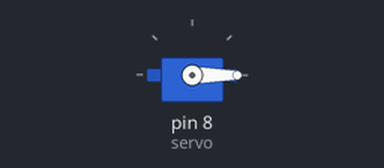
The sketch below on a simulated Arduino Uno, built with avr-gcc and run on an emulated ATmega328P. Parts: servo.

Above: at 0.05 s.
At 2.05 s:
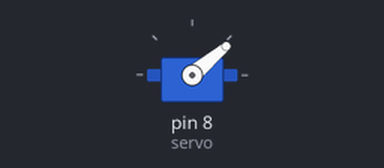
At 4.05 s:
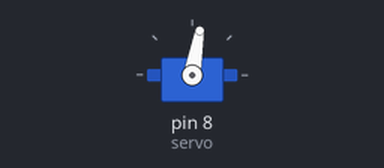
At 8.1 s:
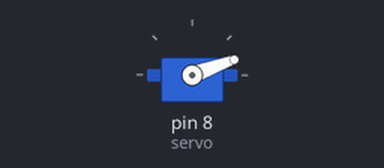
Timing chart, 0 to 11.8 s (numbered marks = the images above):
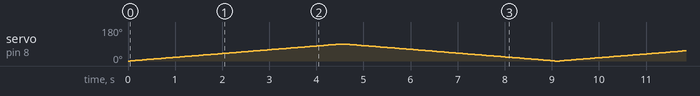

The sketch:

servo_motor.ino
```cpp
#include <Servo.h>  //red = vcc ,brown = ground,yellow = data
Servo servo;
int angle=0;
void setup()
{
  servo.attach(8);
  servo.write(angle);
}
void loop()
{
  for(angle = 0; angle <= 90; angle++)
  {
    servo.write(angle);
    delay(50);
  }
  for(angle = 90; angle >= 0; angle--)
  {
    servo.write(angle);
    delay(50);
  }
}
```
